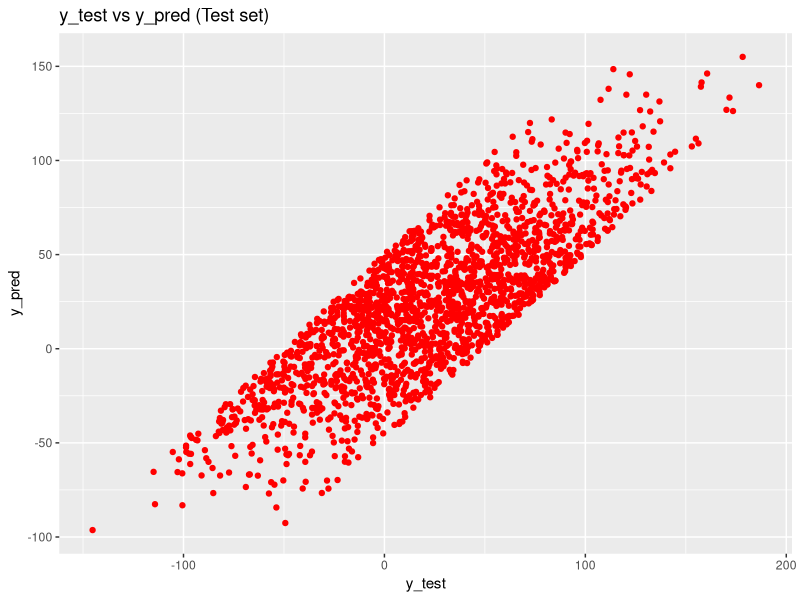

Source code (R):

RMSE = function(a, b){
  sqrt(mean((a - b)^2))
}

# Import the dataset
dataset <- read.csv('multipleRegression.csv')
print(colnames(dataset))

dataset <- dataset[,-1]
print(colnames(dataset))
# Splitting the dataset 
library(caTools)
split = sample.split(dataset$X, SplitRatio = 0.8)
training_set = subset(dataset, split == TRUE)
test_set = subset(dataset, split == FALSE)

#Scaling
training_set[,1:2] = scale(training_set[,1:2])
test_set[,1:2] = scale(test_set[,1:2])

# Regressor
regressor = lm(formula = y ~ .,
               data = training_set)

# Predicting the Test set results
y_pred = predict(regressor, newdata = test_set)


# Visualising 
library(ggplot2)
ggplot() +
  geom_point(aes(x = test_set$y, y = predict(regressor, newdata = test_set)),
             colour = 'red') +
  ggtitle('y_test vs y_pred (Test set)') +
  xlab('y_test') +
  ylab('y_pred')

print(summary(regressor))
print("=========================")
print(RMSE(test_set$y, y_pred))
